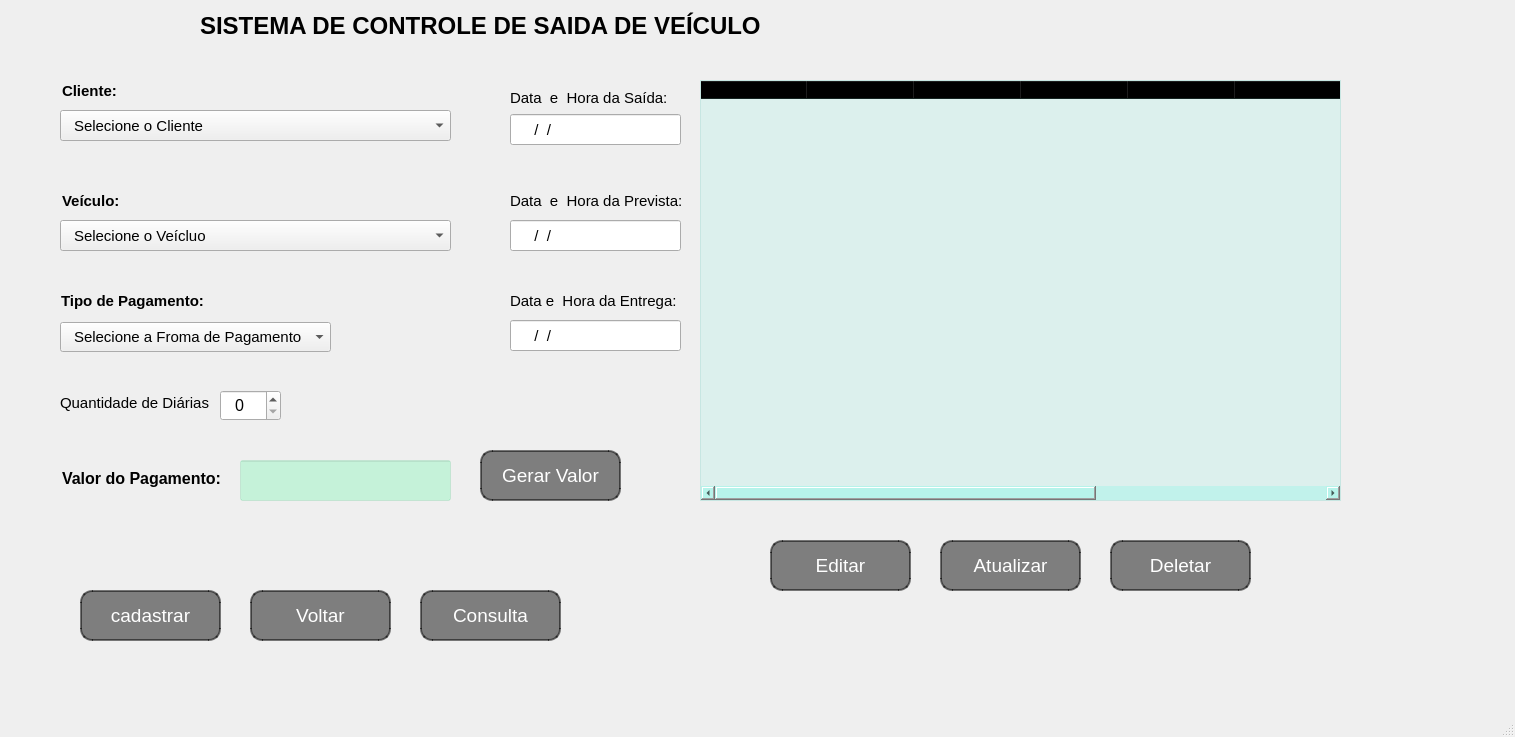
<?xml version="1.0" encoding="UTF-8"?>
<ui version="4.0">
 <class>MainWindow</class>
 <widget class="QMainWindow" name="MainWindow">
  <property name="geometry">
   <rect>
    <x>0</x>
    <y>0</y>
    <width>1515</width>
    <height>737</height>
   </rect>
  </property>
  <property name="windowTitle">
   <string>MainWindow</string>
  </property>
  <widget class="QWidget" name="centralwidget">
   <widget class="QLineEdit" name="lineEdit">
    <property name="geometry">
     <rect>
      <x>510</x>
      <y>114</y>
      <width>171</width>
      <height>31</height>
     </rect>
    </property>
    <property name="font">
     <font>
      <pointsize>11</pointsize>
     </font>
    </property>
    <property name="styleSheet">
     <string notr="true">padding-left: 13px;</string>
    </property>
    <property name="inputMask">
     <string>99/99/9999</string>
    </property>
    <property name="text">
     <string>//</string>
    </property>
    <property name="dragEnabled">
     <bool>false</bool>
    </property>
    <property name="readOnly">
     <bool>true</bool>
    </property>
    <property name="clearButtonEnabled">
     <bool>false</bool>
    </property>
   </widget>
   <widget class="QLineEdit" name="lineEdit_2">
    <property name="geometry">
     <rect>
      <x>510</x>
      <y>220</y>
      <width>171</width>
      <height>31</height>
     </rect>
    </property>
    <property name="font">
     <font>
      <pointsize>11</pointsize>
     </font>
    </property>
    <property name="styleSheet">
     <string notr="true">padding-left: 13px;</string>
    </property>
    <property name="inputMask">
     <string>99/99/</string>
    </property>
    <property name="text">
     <string>//</string>
    </property>
    <property name="readOnly">
     <bool>true</bool>
    </property>
    <property name="clearButtonEnabled">
     <bool>false</bool>
    </property>
   </widget>
   <widget class="QLabel" name="label">
    <property name="geometry">
     <rect>
      <x>510</x>
      <y>87</y>
      <width>171</width>
      <height>21</height>
     </rect>
    </property>
    <property name="font">
     <font>
      <pointsize>11</pointsize>
      <weight>50</weight>
      <bold>false</bold>
     </font>
    </property>
    <property name="text">
     <string>Data  e  Hora da Saída:</string>
    </property>
   </widget>
   <widget class="QLabel" name="label_2">
    <property name="geometry">
     <rect>
      <x>510</x>
      <y>190</y>
      <width>191</width>
      <height>21</height>
     </rect>
    </property>
    <property name="font">
     <font>
      <pointsize>11</pointsize>
     </font>
    </property>
    <property name="text">
     <string>Data  e  Hora da Prevista:</string>
    </property>
   </widget>
   <widget class="QComboBox" name="comboBox">
    <property name="geometry">
     <rect>
      <x>60</x>
      <y>110</y>
      <width>391</width>
      <height>31</height>
     </rect>
    </property>
    <property name="font">
     <font>
      <pointsize>11</pointsize>
     </font>
    </property>
    <property name="styleSheet">
     <string notr="true">padding-left: 13px;</string>
    </property>
    <item>
     <property name="text">
      <string>Selecione o Cliente</string>
     </property>
    </item>
   </widget>
   <widget class="QLabel" name="label_3">
    <property name="geometry">
     <rect>
      <x>62</x>
      <y>80</y>
      <width>81</width>
      <height>21</height>
     </rect>
    </property>
    <property name="font">
     <font>
      <pointsize>11</pointsize>
      <weight>75</weight>
      <bold>true</bold>
     </font>
    </property>
    <property name="text">
     <string>Cliente:</string>
    </property>
   </widget>
   <widget class="QLabel" name="label_4">
    <property name="geometry">
     <rect>
      <x>62</x>
      <y>190</y>
      <width>81</width>
      <height>21</height>
     </rect>
    </property>
    <property name="font">
     <font>
      <pointsize>11</pointsize>
      <weight>75</weight>
      <bold>true</bold>
     </font>
    </property>
    <property name="text">
     <string>Veículo:</string>
    </property>
   </widget>
   <widget class="QComboBox" name="comboBox_2">
    <property name="geometry">
     <rect>
      <x>60</x>
      <y>220</y>
      <width>391</width>
      <height>31</height>
     </rect>
    </property>
    <property name="font">
     <font>
      <pointsize>11</pointsize>
     </font>
    </property>
    <property name="styleSheet">
     <string notr="true">padding-left: 13px;</string>
    </property>
    <item>
     <property name="text">
      <string>Selecione o Veícluo</string>
     </property>
    </item>
   </widget>
   <widget class="QLabel" name="label_5">
    <property name="geometry">
     <rect>
      <x>61</x>
      <y>290</y>
      <width>151</width>
      <height>21</height>
     </rect>
    </property>
    <property name="font">
     <font>
      <pointsize>11</pointsize>
      <weight>75</weight>
      <bold>true</bold>
     </font>
    </property>
    <property name="text">
     <string>Tipo de Pagamento:</string>
    </property>
   </widget>
   <widget class="QComboBox" name="comboBox_3">
    <property name="geometry">
     <rect>
      <x>60</x>
      <y>322</y>
      <width>271</width>
      <height>30</height>
     </rect>
    </property>
    <property name="font">
     <font>
      <pointsize>11</pointsize>
     </font>
    </property>
    <property name="styleSheet">
     <string notr="true">padding-left: 13px;</string>
    </property>
    <item>
     <property name="text">
      <string>Selecione a Froma de Pagamento</string>
     </property>
    </item>
    <item>
     <property name="text">
      <string>Ávista</string>
     </property>
    </item>
    <item>
     <property name="text">
      <string>Cartão de Credito</string>
     </property>
    </item>
    <item>
     <property name="text">
      <string>Cartão de Debito</string>
     </property>
    </item>
    <item>
     <property name="text">
      <string>Pix</string>
     </property>
    </item>
    <item>
     <property name="text">
      <string>Boleto</string>
     </property>
    </item>
   </widget>
   <widget class="QLabel" name="label_6">
    <property name="geometry">
     <rect>
      <x>60</x>
      <y>387</y>
      <width>151</width>
      <height>31</height>
     </rect>
    </property>
    <property name="font">
     <font>
      <pointsize>11</pointsize>
      <weight>50</weight>
      <bold>false</bold>
     </font>
    </property>
    <property name="text">
     <string>Quantidade de Diárias</string>
    </property>
   </widget>
   <widget class="QLineEdit" name="lineEdit_3">
    <property name="geometry">
     <rect>
      <x>510</x>
      <y>320</y>
      <width>171</width>
      <height>31</height>
     </rect>
    </property>
    <property name="font">
     <font>
      <pointsize>11</pointsize>
     </font>
    </property>
    <property name="styleSheet">
     <string notr="true">padding-left: 13px;</string>
    </property>
    <property name="inputMask">
     <string>99/99/9999</string>
    </property>
    <property name="text">
     <string>//</string>
    </property>
    <property name="clearButtonEnabled">
     <bool>false</bool>
    </property>
   </widget>
   <widget class="QLabel" name="label_7">
    <property name="geometry">
     <rect>
      <x>510</x>
      <y>290</y>
      <width>171</width>
      <height>21</height>
     </rect>
    </property>
    <property name="font">
     <font>
      <pointsize>11</pointsize>
     </font>
    </property>
    <property name="text">
     <string>Data e  Hora da Entrega:</string>
    </property>
   </widget>
   <widget class="QSpinBox" name="spinBox">
    <property name="geometry">
     <rect>
      <x>220</x>
      <y>390</y>
      <width>61</width>
      <height>31</height>
     </rect>
    </property>
    <property name="font">
     <font>
      <pointsize>12</pointsize>
     </font>
    </property>
    <property name="styleSheet">
     <string notr="true">padding-left: 10px</string>
    </property>
   </widget>
   <widget class="QTableWidget" name="tableWidget">
    <property name="geometry">
     <rect>
      <x>700</x>
      <y>80</y>
      <width>641</width>
      <height>421</height>
     </rect>
    </property>
    <property name="styleSheet">
     <string notr="true">background-color: rgb(143, 247, 230,50);</string>
    </property>
    <attribute name="horizontalHeaderDefaultSectionSize">
     <number>107</number>
    </attribute>
    <column>
     <property name="text">
      <string>Cliente</string>
     </property>
    </column>
    <column>
     <property name="text">
      <string>Veículo</string>
     </property>
    </column>
    <column>
     <property name="text">
      <string>Pagamento</string>
     </property>
    </column>
    <column>
     <property name="text">
      <string>Data da Saída</string>
     </property>
    </column>
    <column>
     <property name="text">
      <string>Data Prevista:</string>
     </property>
    </column>
    <column>
     <property name="text">
      <string>Data da Entrega</string>
     </property>
    </column>
    <column>
     <property name="text">
      <string>Diária</string>
     </property>
    </column>
    <column>
     <property name="text">
      <string>Valor Total</string>
     </property>
    </column>
   </widget>
   <widget class="QLabel" name="label_8">
    <property name="geometry">
     <rect>
      <x>62</x>
      <y>468</y>
      <width>171</width>
      <height>21</height>
     </rect>
    </property>
    <property name="font">
     <font>
      <pointsize>12</pointsize>
      <weight>75</weight>
      <bold>true</bold>
     </font>
    </property>
    <property name="text">
     <string>Valor do Pagamento:</string>
    </property>
   </widget>
   <widget class="QLineEdit" name="lineEdit_4">
    <property name="geometry">
     <rect>
      <x>240</x>
      <y>460</y>
      <width>211</width>
      <height>41</height>
     </rect>
    </property>
    <property name="font">
     <font>
      <pointsize>14</pointsize>
     </font>
    </property>
    <property name="styleSheet">
     <string notr="true">padding-left: 16px;
background-color: rgb(23, 255, 127,50);</string>
    </property>
    <property name="text">
     <string/>
    </property>
    <property name="readOnly">
     <bool>true</bool>
    </property>
   </widget>
   <widget class="QLabel" name="label_9">
    <property name="geometry">
     <rect>
      <x>200</x>
      <y>10</y>
      <width>571</width>
      <height>31</height>
     </rect>
    </property>
    <property name="font">
     <font>
      <pointsize>18</pointsize>
      <weight>75</weight>
      <bold>true</bold>
     </font>
    </property>
    <property name="text">
     <string>SISTEMA DE CONTROLE DE SAIDA DE VEÍCULO</string>
    </property>
   </widget>
   <widget class="QPushButton" name="pushButton">
    <property name="geometry">
     <rect>
      <x>480</x>
      <y>450</y>
      <width>141</width>
      <height>51</height>
     </rect>
    </property>
    <property name="font">
     <font>
      <family>Arial</family>
      <pointsize>14</pointsize>
      <weight>50</weight>
      <italic>false</italic>
      <bold>false</bold>
     </font>
    </property>
    <property name="styleSheet">
     <string notr="true">QPushButton{
background-color: rgb(94, 94, 94,200);
border-style: outset;
border-width: 2px;
border-color:rgb(0, 0, 0,130);
color: rgb(255, 255, 255);
border-radius: 12px;
}

QPushButton:hover{
color: rgb(53, 53, 53);
background-color: rgb(74, 204, 200);
font-weight: bold
}</string>
    </property>
    <property name="text">
     <string>Gerar Valor</string>
    </property>
   </widget>
   <widget class="QPushButton" name="pushButton_2">
    <property name="geometry">
     <rect>
      <x>80</x>
      <y>590</y>
      <width>141</width>
      <height>51</height>
     </rect>
    </property>
    <property name="font">
     <font>
      <family>Arial</family>
      <pointsize>14</pointsize>
      <weight>50</weight>
      <italic>false</italic>
      <bold>false</bold>
     </font>
    </property>
    <property name="styleSheet">
     <string notr="true">QPushButton{
background-color: rgb(94, 94, 94,200);
border-style: outset;
border-width: 2px;
border-color:rgb(0, 0, 0,130);
color: rgb(255, 255, 255);
border-radius: 12px;
}

QPushButton:hover{
color: rgb(53, 53, 53);
background-color: rgb(74, 204, 200);
font-weight: bold
}</string>
    </property>
    <property name="text">
     <string>cadastrar</string>
    </property>
   </widget>
   <widget class="QPushButton" name="pushButton_3">
    <property name="geometry">
     <rect>
      <x>250</x>
      <y>590</y>
      <width>141</width>
      <height>51</height>
     </rect>
    </property>
    <property name="font">
     <font>
      <family>Arial</family>
      <pointsize>14</pointsize>
      <weight>50</weight>
      <italic>false</italic>
      <bold>false</bold>
     </font>
    </property>
    <property name="styleSheet">
     <string notr="true">QPushButton{
background-color: rgb(94, 94, 94,200);
border-style: outset;
border-width: 2px;
border-color:rgb(0, 0, 0,130);
color: rgb(255, 255, 255);
border-radius: 12px;
}

QPushButton:hover{
color: rgb(53, 53, 53);
background-color: rgb(74, 204, 200);
font-weight: bold
}</string>
    </property>
    <property name="text">
     <string>Voltar</string>
    </property>
   </widget>
   <widget class="QPushButton" name="pushButton_4">
    <property name="geometry">
     <rect>
      <x>770</x>
      <y>540</y>
      <width>141</width>
      <height>51</height>
     </rect>
    </property>
    <property name="font">
     <font>
      <family>Arial</family>
      <pointsize>14</pointsize>
      <weight>50</weight>
      <italic>false</italic>
      <bold>false</bold>
     </font>
    </property>
    <property name="styleSheet">
     <string notr="true">QPushButton{
background-color: rgb(94, 94, 94,200);
border-style: outset;
border-width: 2px;
border-color:rgb(0, 0, 0,130);
color: rgb(255, 255, 255);
border-radius: 12px;
}

QPushButton:hover{
color: rgb(53, 53, 53);
background-color: rgb(74, 204, 200);
font-weight: bold
}</string>
    </property>
    <property name="text">
     <string>Editar</string>
    </property>
   </widget>
   <widget class="QPushButton" name="pushButton_5">
    <property name="geometry">
     <rect>
      <x>940</x>
      <y>540</y>
      <width>141</width>
      <height>51</height>
     </rect>
    </property>
    <property name="font">
     <font>
      <family>Arial</family>
      <pointsize>14</pointsize>
      <weight>50</weight>
      <italic>false</italic>
      <bold>false</bold>
     </font>
    </property>
    <property name="styleSheet">
     <string notr="true">QPushButton{
background-color: rgb(94, 94, 94,200);
border-style: outset;
border-width: 2px;
border-color:rgb(0, 0, 0,130);
color: rgb(255, 255, 255);
border-radius: 12px;
}

QPushButton:hover{
color: rgb(53, 53, 53);
background-color: rgb(74, 204, 200);
font-weight: bold
}</string>
    </property>
    <property name="text">
     <string>Atualizar</string>
    </property>
   </widget>
   <widget class="QPushButton" name="pushButton_6">
    <property name="geometry">
     <rect>
      <x>1110</x>
      <y>540</y>
      <width>141</width>
      <height>51</height>
     </rect>
    </property>
    <property name="font">
     <font>
      <family>Arial</family>
      <pointsize>14</pointsize>
      <weight>50</weight>
      <italic>false</italic>
      <bold>false</bold>
     </font>
    </property>
    <property name="styleSheet">
     <string notr="true">QPushButton{
background-color: rgb(94, 94, 94,200);
border-style: outset;
border-width: 2px;
border-color:rgb(0, 0, 0,130);
color: rgb(255, 255, 255);
border-radius: 12px;
}

QPushButton:hover{
color: rgb(53, 53, 53);
background-color: rgb(74, 204, 200);
font-weight: bold
}</string>
    </property>
    <property name="text">
     <string>Deletar</string>
    </property>
   </widget>
   <widget class="QLabel" name="label_10">
    <property name="geometry">
     <rect>
      <x>90</x>
      <y>522</y>
      <width>401</width>
      <height>31</height>
     </rect>
    </property>
    <property name="font">
     <font>
      <pointsize>12</pointsize>
      <weight>75</weight>
      <bold>true</bold>
     </font>
    </property>
    <property name="styleSheet">
     <string notr="true">color: rgb(153, 76, 230);</string>
    </property>
    <property name="text">
     <string/>
    </property>
    <property name="alignment">
     <set>Qt::AlignCenter</set>
    </property>
   </widget>
   <widget class="QPushButton" name="pushButton_7">
    <property name="geometry">
     <rect>
      <x>420</x>
      <y>590</y>
      <width>141</width>
      <height>51</height>
     </rect>
    </property>
    <property name="font">
     <font>
      <family>Arial</family>
      <pointsize>14</pointsize>
      <weight>50</weight>
      <italic>false</italic>
      <bold>false</bold>
     </font>
    </property>
    <property name="styleSheet">
     <string notr="true">QPushButton{
background-color: rgb(94, 94, 94,200);
border-style: outset;
border-width: 2px;
border-color:rgb(0, 0, 0,130);
color: rgb(255, 255, 255);
border-radius: 12px;
}

QPushButton:hover{
color: rgb(53, 53, 53);
background-color: rgb(74, 204, 200);
font-weight: bold
}</string>
    </property>
    <property name="text">
     <string>Consulta</string>
    </property>
   </widget>
  </widget>
  <widget class="QMenuBar" name="menubar">
   <property name="geometry">
    <rect>
     <x>0</x>
     <y>0</y>
     <width>1515</width>
     <height>21</height>
    </rect>
   </property>
  </widget>
  <widget class="QStatusBar" name="statusbar"/>
 </widget>
 <resources/>
 <connections/>
</ui>
